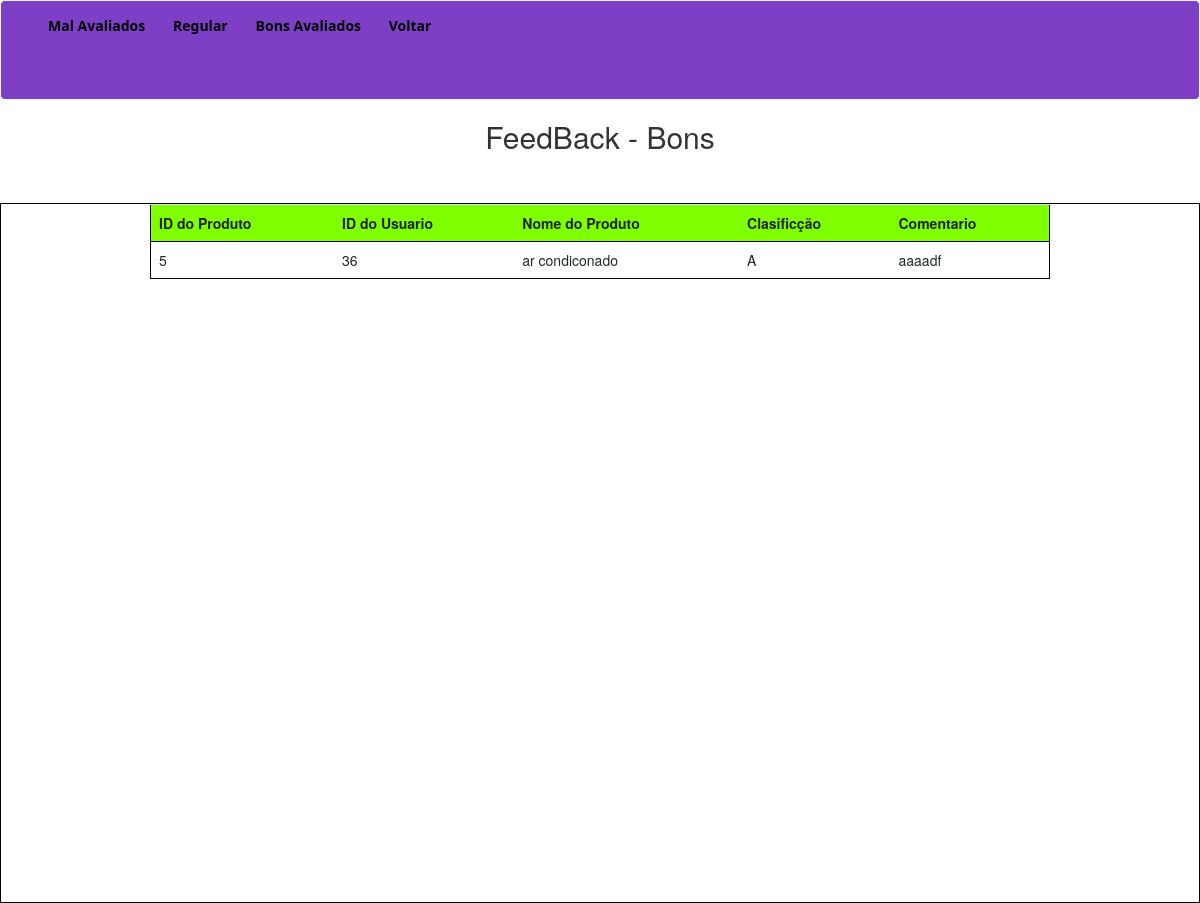
Page /Cmvc/views/produto/feedbons.php (signed in) on the committed database.
### tables this page shows
CREATE TABLE `feedback` (
  `id_usuario` int(11) NOT NULL,
  `id_produto` int(11) NOT NULL,
  `nome` varchar(45) NOT NULL,
  `avaliacao` varchar(1) NOT NULL,
  `comentario` varchar(145) NOT NULL
);

### Cmvc/config/Conexao.php (called while the page is built, shortened)
<?php
class Conexao {
    protected static $conexao;
    private function __construct() {
        $db_host = "localhost";
        $db_nome = "eletronicos_t";
        $db_usuario = "root";
        $db_senha = "";
        $db_driver = "mysql";
        try  {
            self::$conexao = new PDO("$db_driver:host=$db_host; dbname=$db_nome", $db_usuario, $db_senha);
            self::$conexao->setAttribute(PDO::ATTR_ERRMODE, PDO::ERRMODE_EXCEPTION);
            self::$conexao->exec('SET NAMES utf8');
        }
        catch (PDOException $e)
        {
            echo "Erro na conexão com Banco de Dados: " . $e->getMessage();
        }
    }
    public static function getConexao() {
        return self::$conexao;
    }
}
?>

### Cmvc/dao/FeedbackDao.php (called while the page is built, shortened)
<?php
class FeedbackDao {
    public function listarBonsAva() {
        try {
            $sql = "SELECT * FROM feedback WHERE avaliacao = 'A' ";
            $stmt = Conexao::getConexao()->query($sql);
            $lista = $stmt->fetchAll(PDO::FETCH_ASSOC);
            $list = array();
            foreach ($lista as $linha) {
                $list[] = $this->listabons($linha);
            }
            return $list;
        } catch (PDOException $e) {
            echo "Ocorreu um erro ao tentar Buscar Todos." . $e->getMessage();
        }
    }
    private function listabons($linhas) {
        $feedback = new Feedback();
        $feedback->setIDA($linhas['id_usuario']);
        $feedback->setIDU($linhas['id_produto']);
        $feedback->setNome($linhas['nome']);
        $feedback->setAvalia($linhas['avaliacao']);
        $feedback->setComment($linhas['comentario']);
        return $feedback;
    }
 }
?>

### Cmvc/model/Feedback.php (called while the page is built, shortened)
<?php
class Feedback{
    private $id_usuario;
    private $id_produto;
    private $nome;
    private $avaliacao;
    private $comentario;
    function getIDA() {
        return $this->id_usuario;
    }
    function getIDU() {
        return $this->id_produto;
    }
    function getNome(){
        return $this->nome;
    }
    function getAvalia(){
        return $this->avaliacao;
    }
    function getComent(){
        return $this->comentario;
    }
    function setIDA($id_usuario) {
        $this->id_usuario = $id_usuario;
    }
    function setIDU($id_produto) {
        $this->id_produto = $id_produto;
    }
    function setNome($nome) {
        $this->nome = $nome;
    }
    function setAvalia($avaliacao) {
        $this->avaliacao = $avaliacao;
    }
    function setComment($comentario) {
        $this->comentario = $comentario;
    }
}

### Cmvc/views/produto/feedbons.php (the view, shortened to what this page needs)
<?php
require_once('../../config/Conexao.php');
require_once('../../dao/FeedbackDao.php');
require_once('../../model/Feedback.php');
$feedbackdao = new FeedbackDao();
?>
<!DOCTYPE html>
<html>
    <head>
        <link href="https://cdn.jsdelivr.net/npm/bootstrap@5.2.1/dist/css/bootstrap.min.css" rel="stylesheet">
        <link rel="stylesheet" href="https://maxcdn.bootstrapcdn.com/bootstrap/3.4.1/css/bootstrap.min.css">
        <link rel="stylesheet" href="https://cdn.jsdelivr.net/npm/bootstrap-icons@1.3.0/font/bootstrap-icons.css">
    </head>
<body>
<header class="container-fluid">
        <ul>
            <li class="li"><a href="../produto/feedruim.php">Mal Avaliados</a></li>
            <li class="li"><a href="../produto/feedregular.php">Regular</a></li>
            <li class="li"><a href="../produto/feedbons.php">Bons Avaliados </a></li>
            <li class="li"><a href="../produto/listar_feed.php">Voltar </a></li>
        </ul>
    </header>
<h2 align="center">FeedBack - Bons</h2>
<main class="container-fluid">
<table class="table" style="margin:0 auto; border:1px solid #000;  width:900px; ">
    <tr align="center" style="background-color:rgb(127,255,0);">
        <th>ID do Produto</th>
        <th>ID do Usuario</th>
        <th>Nome do Produto</th>
        <th>Clasificção</th>
        <th>Comentario</th>
    </tr>
    <?php foreach ($feedbackdao->listarBonsAva() as $feedback) : ?>
    <tr>
        <td><?= $feedback->getIDA() ?></td>
        <td><?= $feedback->getIDU() ?></td>
        <td><?= $feedback->getNome() ?></td>
        <td><?= $feedback->getAvalia() ?></td>
        <td><?= $feedback->getComent() ?></td>
    </tr>
    <?php endforeach ?>
</table>
</main>
</body>
</html>

### Cmvc/views/produto/feedbons.php (style rules this page uses)
header { border: 1px solid rgb(250, 245, 245); width: 100%; height:100px; background-color: rgb(125, 63, 198); border-radius:5px; }
main { border: 1px solid #000; width:900px; height:700px; margin: 0 auto; margin-top:50px; }
header > ul { margin-right:210px; }
header > ul > li { display: inline; margin: auto; }
header > ul > li > a { color:black; font-weight:bolder; font-family: 'Segoe UI', Tahoma, Geneva, Verdana, sans-serif; padding: 12px; line-height:50px; border-radius:5px; }

### rows in the picture
feedback: id_usuario "5", id_produto "36", nome "ar condiconado", avaliacao "A", comentario "aaaadf"
